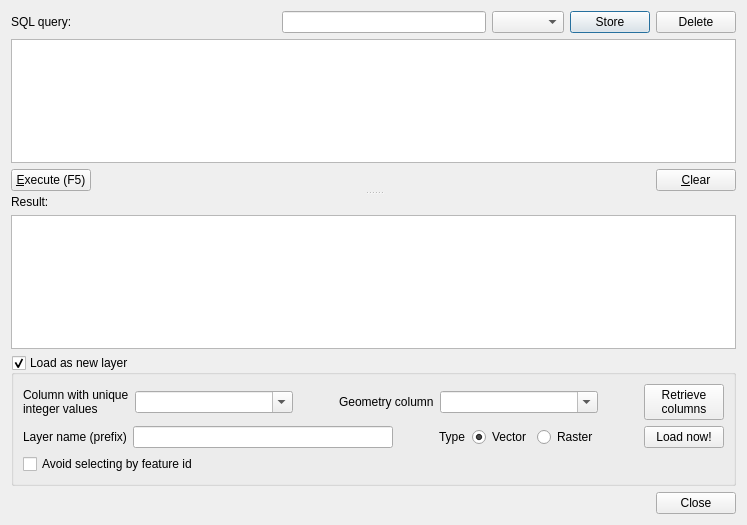
<?xml version="1.0" encoding="UTF-8"?>
<ui version="4.0">
 <class>DbManagerDlgSqlWindow</class>
 <widget class="QDialog" name="DbManagerDlgSqlWindow">
  <property name="geometry">
   <rect>
    <x>0</x>
    <y>0</y>
    <width>747</width>
    <height>525</height>
   </rect>
  </property>
  <property name="windowTitle">
   <string>SQL window</string>
  </property>
  <layout class="QGridLayout" name="gridLayout_2">
   <item row="0" column="0">
    <widget class="QSplitter" name="splitter">
     <property name="orientation">
      <enum>Qt::Vertical</enum>
     </property>
     <widget class="QWidget" name="layoutWidget">
      <layout class="QVBoxLayout" name="verticalLayout_2">
       <item>
        <layout class="QHBoxLayout" name="horizontalLayout">
         <item>
          <widget class="QLabel" name="label">
           <property name="text">
            <string>SQL query:</string>
           </property>
          </widget>
         </item>
         <item>
          <spacer name="horizontalSpacer">
           <property name="orientation">
            <enum>Qt::Horizontal</enum>
           </property>
           <property name="sizeHint" stdset="0">
            <size>
             <width>40</width>
             <height>20</height>
            </size>
           </property>
          </spacer>
         </item>
         <item>
          <widget class="QLineEdit" name="presetName"/>
         </item>
         <item>
          <widget class="QComboBox" name="presetCombo"/>
         </item>
         <item>
          <widget class="QPushButton" name="presetStore">
           <property name="text">
            <string>Store</string>
           </property>
          </widget>
         </item>
         <item>
          <widget class="QPushButton" name="presetDelete">
           <property name="text">
            <string>Delete</string>
           </property>
          </widget>
         </item>
        </layout>
       </item>
       <item>
        <widget class="CompletionTextEdit" name="editSql">
         <property name="sizePolicy">
          <sizepolicy hsizetype="Expanding" vsizetype="Expanding">
           <horstretch>0</horstretch>
           <verstretch>1</verstretch>
          </sizepolicy>
         </property>
         <property name="html">
          <string notr="true">&lt;!DOCTYPE HTML PUBLIC &quot;-//W3C//DTD HTML 4.0//EN&quot; &quot;http://www.w3.org/TR/REC-html40/strict.dtd&quot;&gt;
&lt;html&gt;&lt;head&gt;&lt;meta name=&quot;qrichtext&quot; content=&quot;1&quot; /&gt;&lt;style type=&quot;text/css&quot;&gt;
p, li { white-space: pre-wrap; }
&lt;/style&gt;&lt;/head&gt;&lt;body style=&quot; font-family:'MS Shell Dlg 2'; font-size:7.8pt; font-weight:400; font-style:normal;&quot;&gt;
&lt;p style=&quot; margin-top:0px; margin-bottom:0px; margin-left:0px; margin-right:0px; -qt-block-indent:0; text-indent:0px;&quot;&gt;&lt;span style=&quot; font-family:'Ubuntu'; font-size:11pt;&quot;&gt;&lt;br /&gt;&lt;/span&gt;&lt;/p&gt;&lt;/body&gt;&lt;/html&gt;</string>
         </property>
        </widget>
       </item>
       <item>
        <layout class="QHBoxLayout">
         <item>
          <widget class="QPushButton" name="btnExecute">
           <property name="text">
            <string>&amp;Execute (F5)</string>
           </property>
           <property name="shortcut">
            <string>F5</string>
           </property>
          </widget>
         </item>
         <item>
          <widget class="QLabel" name="lblResult">
           <property name="text">
            <string/>
           </property>
          </widget>
         </item>
         <item>
          <spacer>
           <property name="orientation">
            <enum>Qt::Horizontal</enum>
           </property>
           <property name="sizeHint" stdset="0">
            <size>
             <width>40</width>
             <height>20</height>
            </size>
           </property>
          </spacer>
         </item>
         <item>
          <widget class="QPushButton" name="btnClear">
           <property name="text">
            <string>&amp;Clear</string>
           </property>
          </widget>
         </item>
        </layout>
       </item>
      </layout>
     </widget>
     <widget class="QWidget" name="layoutWidget">
      <layout class="QVBoxLayout" name="verticalLayout">
       <item>
        <widget class="QLabel" name="label_2">
         <property name="text">
          <string>Result:</string>
         </property>
        </widget>
       </item>
       <item>
        <widget class="QTableView" name="viewResult">
         <property name="sizePolicy">
          <sizepolicy hsizetype="Expanding" vsizetype="Expanding">
           <horstretch>0</horstretch>
           <verstretch>3</verstretch>
          </sizepolicy>
         </property>
         <property name="selectionBehavior">
          <enum>QAbstractItemView::SelectRows</enum>
         </property>
        </widget>
       </item>
      </layout>
     </widget>
    </widget>
   </item>
   <item row="2" column="0">
    <widget class="QDialogButtonBox" name="buttonBox">
     <property name="orientation">
      <enum>Qt::Horizontal</enum>
     </property>
     <property name="standardButtons">
      <set>QDialogButtonBox::Close</set>
     </property>
    </widget>
   </item>
   <item row="1" column="0">
    <widget class="QGroupBox" name="loadAsLayerGroup">
     <property name="sizePolicy">
      <sizepolicy hsizetype="Preferred" vsizetype="Preferred">
       <horstretch>0</horstretch>
       <verstretch>0</verstretch>
      </sizepolicy>
     </property>
     <property name="title">
      <string>Load as new layer</string>
     </property>
     <property name="checkable">
      <bool>true</bool>
     </property>
     <property name="checked">
      <bool>true</bool>
     </property>
     <layout class="QGridLayout" name="gridLayout">
      <item row="0" column="0">
       <widget class="QWidget" name="loadAsLayerWidget" native="true">
        <layout class="QGridLayout" name="gridLayout_3">
         <property name="margin">
          <number>0</number>
         </property>
         <item row="0" column="0">
          <layout class="QHBoxLayout" name="horizontalLayout_6">
           <item>
            <widget class="QLabel" name="label_4">
             <property name="text">
              <string>Column with unique 
integer values</string>
             </property>
            </widget>
           </item>
           <item>
            <widget class="QComboBox" name="uniqueCombo">
             <property name="sizePolicy">
              <sizepolicy hsizetype="Expanding" vsizetype="Fixed">
               <horstretch>0</horstretch>
               <verstretch>0</verstretch>
              </sizepolicy>
             </property>
             <property name="editable">
              <bool>true</bool>
             </property>
             <property name="insertPolicy">
              <enum>QComboBox::NoInsert</enum>
             </property>
            </widget>
           </item>
           <item>
            <widget class="QLabel" name="label_3">
             <property name="text">
              <string>Geometry column</string>
             </property>
             <property name="indent">
              <number>40</number>
             </property>
            </widget>
           </item>
           <item>
            <widget class="QComboBox" name="geomCombo">
             <property name="sizePolicy">
              <sizepolicy hsizetype="Expanding" vsizetype="Fixed">
               <horstretch>0</horstretch>
               <verstretch>0</verstretch>
              </sizepolicy>
             </property>
             <property name="editable">
              <bool>true</bool>
             </property>
             <property name="insertPolicy">
              <enum>QComboBox::NoInsert</enum>
             </property>
            </widget>
           </item>
           <item>
            <spacer name="horizontalSpacer_5">
             <property name="orientation">
              <enum>Qt::Horizontal</enum>
             </property>
             <property name="sizeType">
              <enum>QSizePolicy::Fixed</enum>
             </property>
             <property name="sizeHint" stdset="0">
              <size>
               <width>40</width>
               <height>20</height>
              </size>
             </property>
            </spacer>
           </item>
           <item>
            <widget class="QPushButton" name="getColumnsBtn">
             <property name="text">
              <string>Retrieve 
columns</string>
             </property>
            </widget>
           </item>
          </layout>
         </item>
         <item row="1" column="0">
          <layout class="QHBoxLayout" name="horizontalLayout_7">
           <item>
            <widget class="QLabel" name="label_5">
             <property name="text">
              <string>Layer name (prefix)</string>
             </property>
            </widget>
           </item>
           <item>
            <widget class="QLineEdit" name="layerNameEdit">
             <property name="enabled">
              <bool>true</bool>
             </property>
             <property name="text">
              <string notr="true"/>
             </property>
            </widget>
           </item>
           <item>
            <widget class="QWidget" name="layerTypeWidget" native="true">
             <layout class="QHBoxLayout" name="horizontalLayout_3">
              <property name="margin">
               <number>0</number>
              </property>
              <item>
               <widget class="QLabel" name="label_6">
                <property name="text">
                 <string>Type</string>
                </property>
                <property name="indent">
                 <number>40</number>
                </property>
               </widget>
              </item>
              <item>
               <widget class="QRadioButton" name="vectorRadio">
                <property name="text">
                 <string>Vector</string>
                </property>
                <property name="checked">
                 <bool>true</bool>
                </property>
               </widget>
              </item>
              <item>
               <widget class="QRadioButton" name="rasterRadio">
                <property name="text">
                 <string>Raster</string>
                </property>
               </widget>
              </item>
              <item>
               <spacer name="horizontalSpacer_6">
                <property name="orientation">
                 <enum>Qt::Horizontal</enum>
                </property>
                <property name="sizeType">
                 <enum>QSizePolicy::Fixed</enum>
                </property>
                <property name="sizeHint" stdset="0">
                 <size>
                  <width>40</width>
                  <height>20</height>
                 </size>
                </property>
               </spacer>
              </item>
             </layout>
            </widget>
           </item>
           <item>
            <widget class="QPushButton" name="loadLayerBtn">
             <property name="text">
              <string>Load now!</string>
             </property>
            </widget>
           </item>
          </layout>
         </item>
        </layout>
       </widget>
      </item>
      <item row="1" column="0">
       <widget class="QCheckBox" name="avoidSelectById">
        <property name="toolTip">
         <string>&lt;html&gt;&lt;head/&gt;&lt;body&gt;&lt;p&gt;Avoid selecting feature by id.  Sometimes - especially when running expensive queries/views - fetching the data sequentially instead of fetching features by id can be much quicker.&lt;/p&gt;&lt;/body&gt;&lt;/html&gt;</string>
        </property>
        <property name="text">
         <string>Avoid selecting by feature id</string>
        </property>
       </widget>
      </item>
     </layout>
    </widget>
   </item>
  </layout>
 </widget>
 <customwidgets>
  <customwidget>
   <class>CompletionTextEdit</class>
   <extends>QTextEdit</extends>
   <header>..completer</header>
  </customwidget>
 </customwidgets>
 <tabstops>
  <tabstop>editSql</tabstop>
  <tabstop>btnExecute</tabstop>
  <tabstop>btnClear</tabstop>
  <tabstop>viewResult</tabstop>
 </tabstops>
 <resources/>
 <connections>
  <connection>
   <sender>loadAsLayerGroup</sender>
   <signal>toggled(bool)</signal>
   <receiver>avoidSelectById</receiver>
   <slot>setVisible(bool)</slot>
   <hints>
    <hint type="sourcelabel">
     <x>88</x>
     <y>351</y>
    </hint>
    <hint type="destinationlabel">
     <x>142</x>
     <y>451</y>
    </hint>
   </hints>
  </connection>
 </connections>
</ui>
